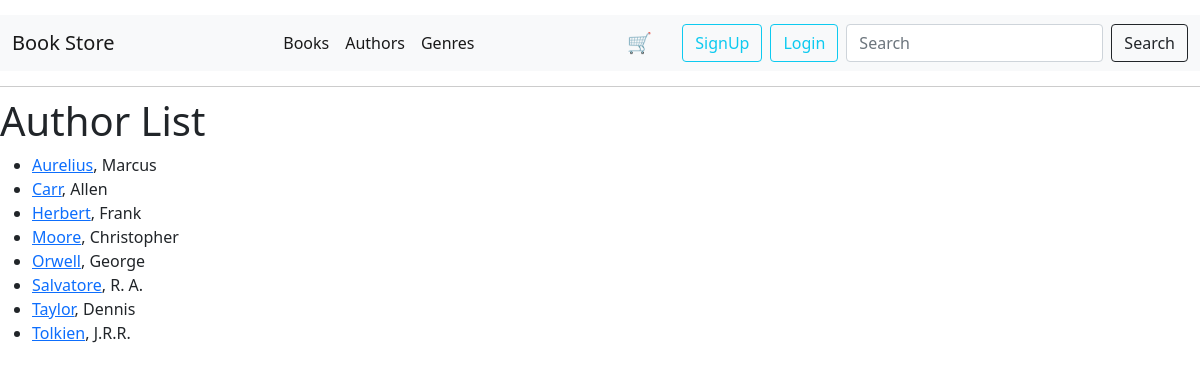
The app's page /authors with its own data.
### catalog/models.py (models this page shows, shortened)
class Author(models.Model):
    first_name = models.CharField(max_length=100)
    last_name = models.CharField(max_length=100)
    bio = models.TextField(max_length=1000, blank=True, null=True)
    class Meta:
        ordering = ("last_name", "first_name")
    def get_absolute_url(self):
        return reverse("author-detail", args=[str(self.id)])

### catalog/views.py (the view)
# urls.py: path("authors", views.AuthorListView.as_view(), name="authors"),
class AuthorListView(generic.ListView):
    model = Author
    paginate_by = 10
    def get_queryset(self):
        query = self.request.GET.get("q")
        if query:
            return Author.objects.filter(
                Q(first_name__icontains=query) | Q(last_name__icontains=query)
            )
        return Author.objects.all()

### catalog/templates/catalog/author_list.html
{% extends "base.html" %}
{% block content %}
<h1>Author List</h1>
{% if author_list %}
<ul>
    {% for author in author_list|dictsort:"last_name" %}
    <li>
        <a href="{{ author.get_absolute_url }}">{{ author.last_name }}</a>, {{ author.first_name }}
    </li>
    {% endfor %}
</ul>
{% else %}
<p>There are no authors to display.</p>
{% endif %}
{% endblock %}

### catalog/templates/base.html (style rules this page uses)
body { padding-top: 15px; }

### records on screen
Author: last_name "Aurelius", first_name "Marcus"
Author: last_name "Carr", first_name "Allen"
Author: last_name "Herbert", first_name "Frank"
Author: last_name "Moore", first_name "Christopher"
Author: last_name "Orwell", first_name "George"
Author: last_name "Salvatore", first_name "R. A."
Author: last_name "Taylor", first_name "Dennis"
Author: last_name "Tolkien", first_name "J.R.R."
